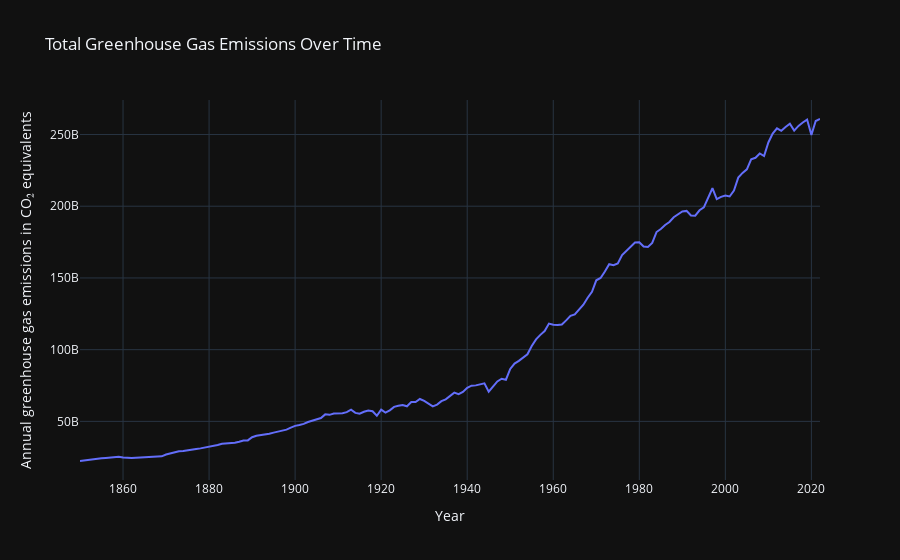

The cell this chart's notebook holds for it:
### Markdown cell above
## Total Greenhouse Gas Emissions Over Time

### Code cell
# Load the total greenhouse gas emissions data 
total_ghg_data = total_ghg_data.dropna(subset=['Annual greenhouse gas emissions in CO₂ equivalents'])

total_ghg_data = total_ghg_data.groupby('Year').sum().reset_index()

# Plotly line Chart
fig = px.line(
    total_ghg_data,
    x='Year',
    y='Annual greenhouse gas emissions in CO₂ equivalents',
    title="Total Greenhouse Gas Emissions Over Time",
    labels={'total_ghg': 'Emissions', 'year': 'Year'}
)

fig.show()

### Figure 1 — Plotly figure (JSON) as saved in the notebook; plotly's stock layout.template omitted (floating-point values rounded to 4 significant figures; data arrays with more than 128 entries replaced by an {"elided": "..."} marker saying what was removed)
{"data": [{"hovertemplate": "Year=%{x}<br>Annual greenhouse gas emissions in CO₂ equivalents=%{y}<extra></extra>", "legendgroup": "", "line": {"color": "#636efa", "dash": "solid"}, "marker": {"symbol": "circle"}, "mode": "lines", "name": "", "orientation": "v", "showlegend": false, "x": {"elided": "173 int values"}, "xaxis": "x", "y": {"elided": "173 float values"}, "yaxis": "y", "type": "scatter"}], "layout": {"xaxis": {"anchor": "y", "domain": [0.0, 1.0], "title": {"text": "Year"}}, "yaxis": {"anchor": "x", "domain": [0.0, 1.0], "title": {"text": "Annual greenhouse gas emissions in CO₂ equivalents"}}, "legend": {"tracegroupgap": 0}, "title": {"text": "Total Greenhouse Gas Emissions Over Time"}}}
